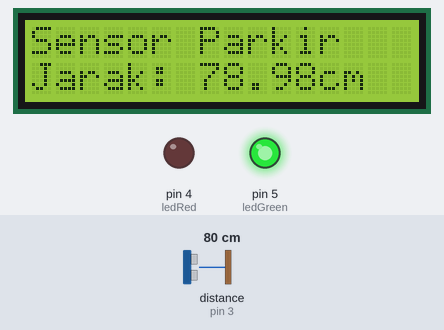
Simulated run of this sketch. Board: Arduino Uno, built with avr-gcc and run on an emulated ATmega328P. Parts: 16×2 character LCD, output pins drawn as LEDs (lit = HIGH). Wiring (inferred from the names in the program): ultrasonic range finder: trigger pin 2; echo pin 3. The test bench sets the inputs (shaded band); at power-on: distance to the obstacle (sensor on pin 3) 80 cm. The echo pulse lasts 58.3 µs per cm; pins used as bus, display or sensor lines are not drawn; what the sketch prints to the serial monitor is not drawn.

Above: at 1.2 s.
1.3 s: distance to the obstacle (sensor on pin 3) set to 55 cm
At 3.0 s:
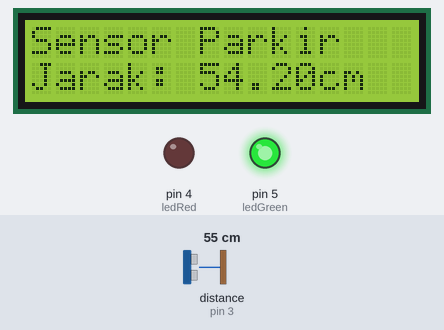
3.6 s: distance to the obstacle (sensor on pin 3) set to 46 cm
At 4.0 s:
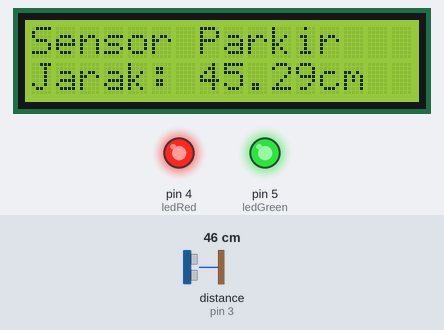
6.7 s: distance to the obstacle (sensor on pin 3) set to 28 cm
At 9.0 s:
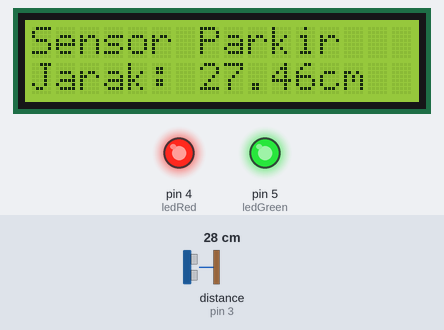
9.8 s: distance to the obstacle (sensor on pin 3) set to 23 cm
At 12.4 s:
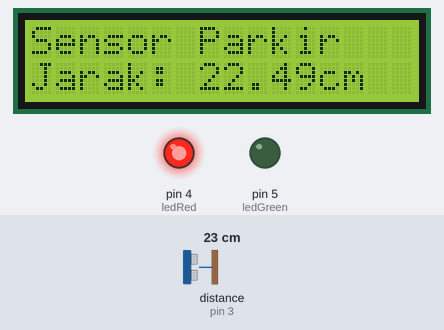
12.7 s: distance to the obstacle (sensor on pin 3) set to 4 cm
At 14.5 s:
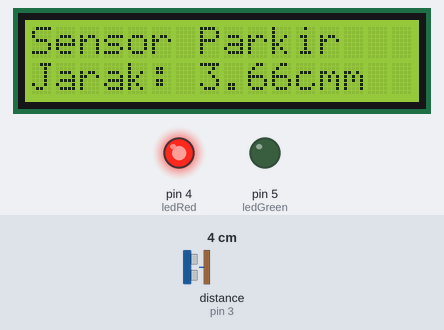
Timing chart, 0 to 16.0 s (numbered marks = the images above; inputs shaded):
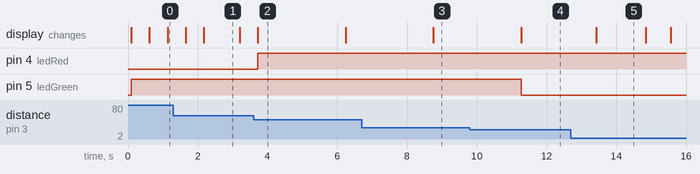

Measured:
- the behaviour switches between 51 and 50 cm on distance to the obstacle (sensor on pin 3) (found by bisection; images 1 and 2)
- the behaviour switches between 26 and 25 cm on distance to the obstacle (sensor on pin 3) (found by bisection; images 3 and 4)
- after the input at 1.3 s, the display: first changes after 0.35 s (image 1 shows a later state)
- after the input at 3.6 s, pin 4 (ledRed): LOW → HIGH after 0.13 s; the display: changes after 0.13 s (image 2)
- after the input at 6.7 s, the display: changes after 2.1 s (image 3)
- after the input at 9.8 s, pin 5 (ledGreen): HIGH → LOW after 1.5 s; the display: changes after 1.5 s (image 4)
- after the input at 12.7 s, the display: changes after 0.72 s (image 5)

The sketch:

parking_sensor.ino
```cpp
#include <LiquidCrystal_I2C.h>

// C++ code
//

const int trigPin = 2;
const int echoPin = 3;
const int ledRed = 4;
const int ledGreen = 5;
const int buzzPin = 6;
LiquidCrystal_I2C lcd(32, 16, 2);
void setup()
{
  Serial.begin(9600);
  lcd.init();
  lcd.backlight();
  pinMode(trigPin, OUTPUT);
  pinMode(echoPin, INPUT);
  pinMode(ledRed, OUTPUT);
  pinMode(ledGreen, OUTPUT);
  pinMode(buzzPin, OUTPUT);
  lcd.print("Sensor Parkir");
}

void loop()
{
  digitalWrite(trigPin, LOW);
  delayMicroseconds(2);
  digitalWrite(trigPin, HIGH);
  delayMicroseconds(10);
  digitalWrite(trigPin, LOW);

  long duration = pulseIn(echoPin, HIGH);
  float distance = (duration*0.034/2);
  lcd.setCursor(0, 1);
  lcd.print("Jarak: ");
  lcd.print(distance);
  Serial.println(distance);
  lcd.print("cm");

  if (distance <= 25) {
    digitalWrite(ledRed, HIGH);
    digitalWrite(ledGreen, LOW);
    buzzActive1();
  }
  else if (distance >= 25 && distance <= 50) {
    digitalWrite(ledRed, HIGH);
    digitalWrite(ledGreen, HIGH);
    buzzActive2();
  }
  else if (distance >= 50) {
    digitalWrite(ledRed, LOW);
    digitalWrite(ledGreen, HIGH);
    noTone(buzzPin);
  }
  delay(500);
}
void buzzActive1()
{
  digitalWrite(buzzPin, HIGH);
  delay(100);
  digitalWrite(buzzPin, LOW);
  delay(100);
}
void buzzActive2()
{
  digitalWrite(buzzPin, HIGH);
  delay(1000);
  digitalWrite(buzzPin, LOW);
  delay(1000);
}
```
